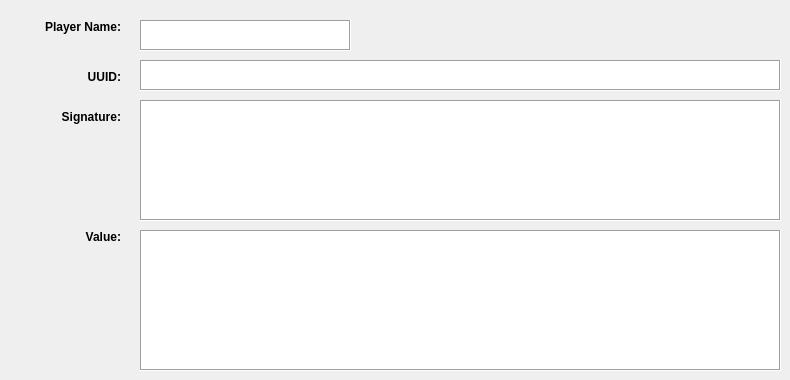
    <widget class="QWidget" name="tabPlayerDetails">
     <attribute name="title">
      <string>Your Player Info</string>
     </attribute>
     <widget class="QLabel" name="lblInfoPlayerName">
      <property name="geometry">
       <rect>
        <x>20</x>
        <y>20</y>
        <width>101</width>
        <height>17</height>
       </rect>
      </property>
      <property name="font">
       <font>
        <weight>75</weight>
        <bold>true</bold>
       </font>
      </property>
      <property name="text">
       <string>Player Name:</string>
      </property>
      <property name="alignment">
       <set>Qt::AlignRight|Qt::AlignTop|Qt::AlignTrailing</set>
      </property>
     </widget>
     <widget class="QLabel" name="lblInfoUUID">
      <property name="geometry">
       <rect>
        <x>40</x>
        <y>70</y>
        <width>81</width>
        <height>17</height>
       </rect>
      </property>
      <property name="font">
       <font>
        <weight>75</weight>
        <bold>true</bold>
       </font>
      </property>
      <property name="text">
       <string>UUID:</string>
      </property>
      <property name="alignment">
       <set>Qt::AlignRight|Qt::AlignTop|Qt::AlignTrailing</set>
      </property>
     </widget>
     <widget class="QLabel" name="lblInfoSignature">
      <property name="geometry">
       <rect>
        <x>20</x>
        <y>110</y>
        <width>101</width>
        <height>17</height>
       </rect>
      </property>
      <property name="font">
       <font>
        <weight>75</weight>
        <bold>true</bold>
       </font>
      </property>
      <property name="text">
       <string>Signature:</string>
      </property>
      <property name="alignment">
       <set>Qt::AlignRight|Qt::AlignTop|Qt::AlignTrailing</set>
      </property>
     </widget>
     <widget class="QLabel" name="lblInfoValue">
      <property name="geometry">
       <rect>
        <x>20</x>
        <y>230</y>
        <width>101</width>
        <height>17</height>
       </rect>
      </property>
      <property name="font">
       <font>
        <weight>75</weight>
        <bold>true</bold>
       </font>
      </property>
      <property name="text">
       <string>Value:</string>
      </property>
      <property name="alignment">
       <set>Qt::AlignRight|Qt::AlignTop|Qt::AlignTrailing</set>
      </property>
     </widget>
     <widget class="QPlainTextEdit" name="txtInfoPlayerName">
      <property name="geometry">
       <rect>
        <x>140</x>
        <y>20</y>
        <width>211</width>
        <height>31</height>
       </rect>
      </property>
      <property name="toolTip">
       <string>&lt;html&gt;&lt;head/&gt;&lt;body&gt;&lt;p&gt;The PlayerName you have used&lt;/p&gt;&lt;/body&gt;&lt;/html&gt;</string>
      </property>
      <property name="frameShape">
       <enum>QFrame::Box</enum>
      </property>
      <property name="frameShadow">
       <enum>QFrame::Sunken</enum>
      </property>
      <property name="textInteractionFlags">
       <set>Qt::TextSelectableByKeyboard|Qt::TextSelectableByMouse</set>
      </property>
     </widget>
     <widget class="QPlainTextEdit" name="txtInfoUUID">
      <property name="geometry">
       <rect>
        <x>140</x>
        <y>60</y>
        <width>641</width>
        <height>31</height>
       </rect>
      </property>
      <property name="toolTip">
       <string>&lt;html&gt;&lt;head/&gt;&lt;body&gt;&lt;p&gt;The Player's UUID&lt;/p&gt;&lt;/body&gt;&lt;/html&gt;</string>
      </property>
      <property name="frameShape">
       <enum>QFrame::Box</enum>
      </property>
      <property name="frameShadow">
       <enum>QFrame::Sunken</enum>
      </property>
      <property name="textInteractionFlags">
       <set>Qt::TextSelectableByKeyboard|Qt::TextSelectableByMouse</set>
      </property>
     </widget>
     <widget class="QPlainTextEdit" name="txtInfoSignature">
      <property name="geometry">
       <rect>
        <x>140</x>
        <y>100</y>
        <width>641</width>
        <height>121</height>
       </rect>
      </property>
      <property name="toolTip">
       <string>&lt;html&gt;&lt;head/&gt;&lt;body&gt;&lt;p&gt;The Player's Texture Signature&lt;/p&gt;&lt;/body&gt;&lt;/html&gt;</string>
      </property>
      <property name="frameShape">
       <enum>QFrame::Box</enum>
      </property>
      <property name="frameShadow">
       <enum>QFrame::Sunken</enum>
      </property>
      <property name="textInteractionFlags">
       <set>Qt::TextSelectableByKeyboard|Qt::TextSelectableByMouse</set>
      </property>
     </widget>
     <widget class="QPlainTextEdit" name="txtInfoValue">
      <property name="geometry">
       <rect>
        <x>140</x>
        <y>230</y>
        <width>641</width>
        <height>141</height>
       </rect>
      </property>
      <property name="toolTip">
       <string>&lt;html&gt;&lt;head/&gt;&lt;body&gt;&lt;p&gt;The Player's Texture Value&lt;/p&gt;&lt;/body&gt;&lt;/html&gt;</string>
      </property>
      <property name="frameShape">
       <enum>QFrame::Box</enum>
      </property>
      <property name="frameShadow">
       <enum>QFrame::Sunken</enum>
      </property>
      <property name="textInteractionFlags">
       <set>Qt::TextSelectableByKeyboard|Qt::TextSelectableByMouse</set>
      </property>
     </widget>
     <zorder>txtInfoSignature</zorder>
     <zorder>lblInfoPlayerName</zorder>
     <zorder>lblInfoUUID</zorder>
     <zorder>lblInfoSignature</zorder>
     <zorder>lblInfoValue</zorder>
     <zorder>txtInfoPlayerName</zorder>
     <zorder>txtInfoUUID</zorder>
     <zorder>txtInfoValue</zorder>
    </widget>
